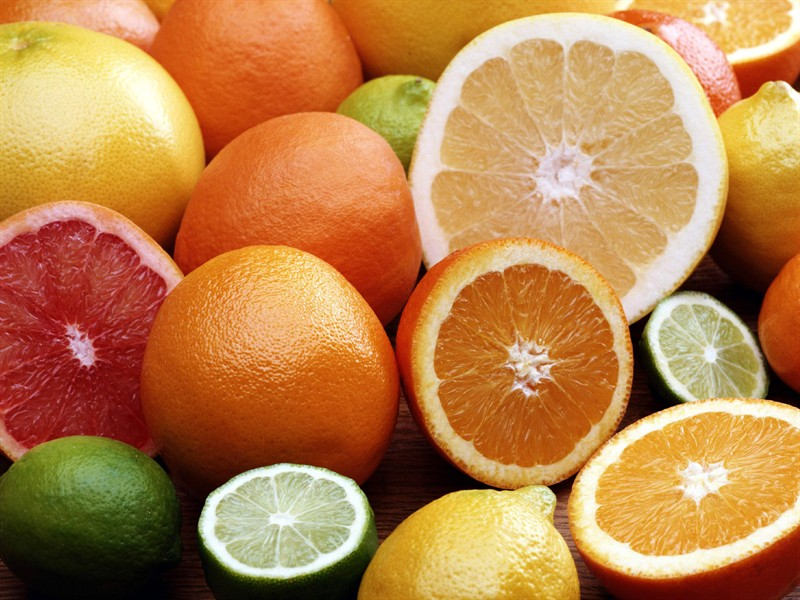
#> input picture practice-2/images/orange.jpg, 800 x 600 px, found by its file name
$ python task_7.2.py
#> lines starting #> are read from the running program, lines starting #| are printed output that depends on the picture
import cv2


srcImage = cv2.imread(
    r"images\orange.jpg")
#> srcImage is the input picture: shape (600, 800, 3); mean B, G, R 76, 130.3, 185.2
cv2.namedWindow("Canny")


def nothing(x):
    # define callback function
    pass


# 创建两个滑动条，分别调整Canny边缘检测中的高低阈值
cv2.createTrackbar("max", "Canny", 0, 255, nothing)
cv2.createTrackbar("min", "Canny", 50, 255, nothing)

while (True):
    # 获取滑动条当前位置
    maxVal = cv2.getTrackbarPos("max", "Canny")
    minVal = cv2.getTrackbarPos("min", "Canny")

    # 对原始图像进行Canny边缘检测并显示
    dstImage = cv2.Canny(srcImage, minVal, maxVal)
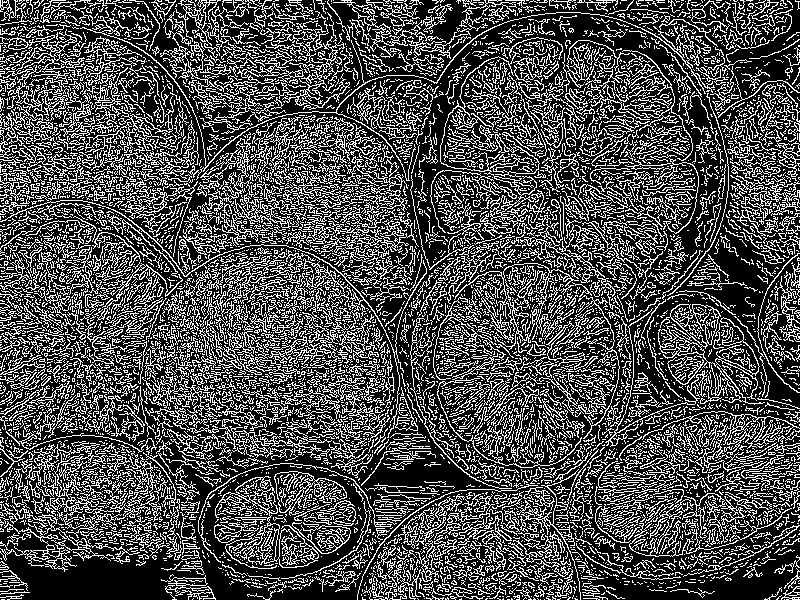
#> dstImage: shape (600, 800); 30.1% white in thin lines or dots
    cv2.imshow("Canny", dstImage)
    if cv2.waitKey(1) == ord('q'):
#> (key q is pressed here)
        break

cv2.destroyAllWindows()
